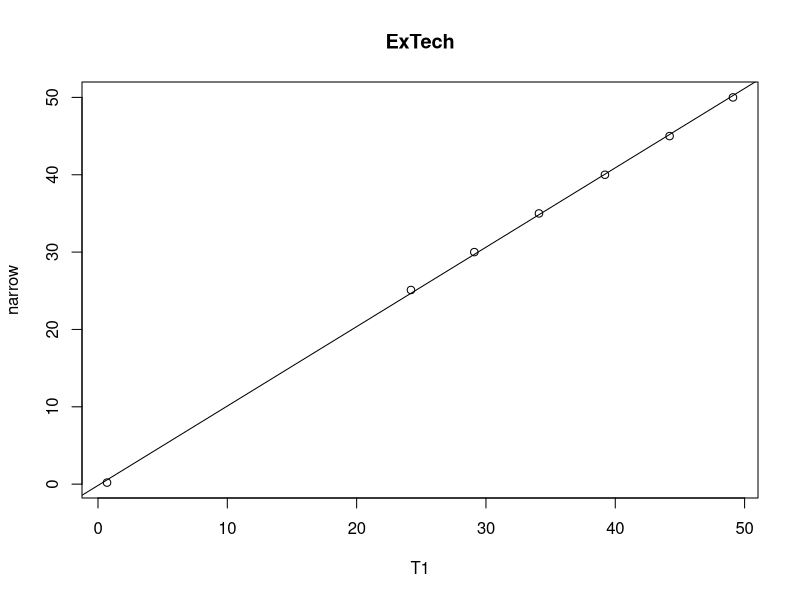
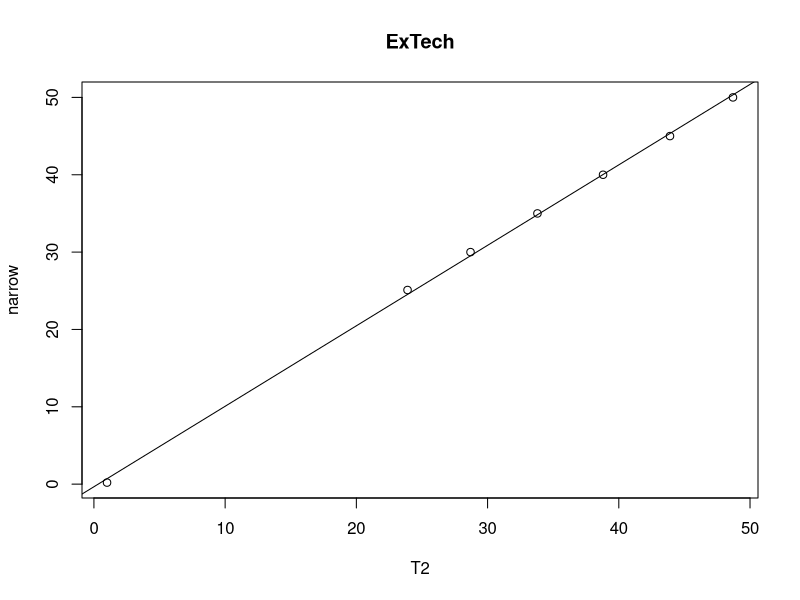
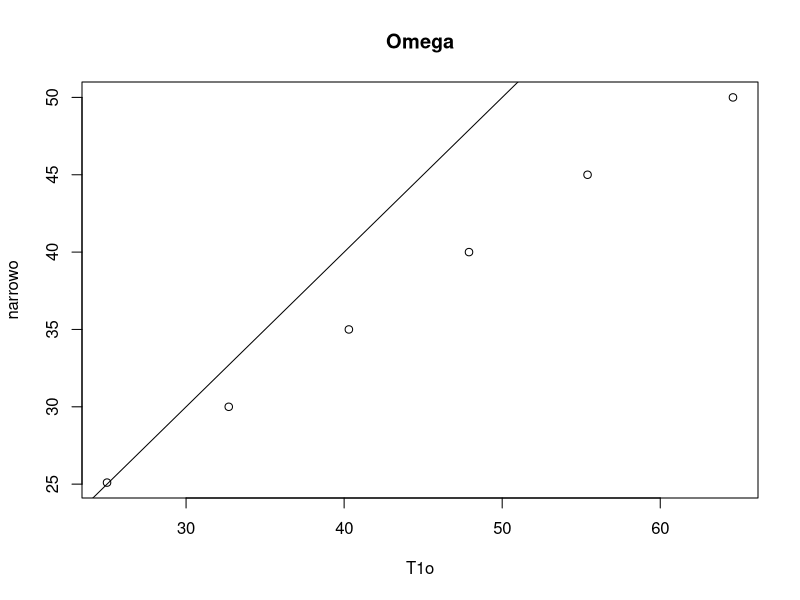
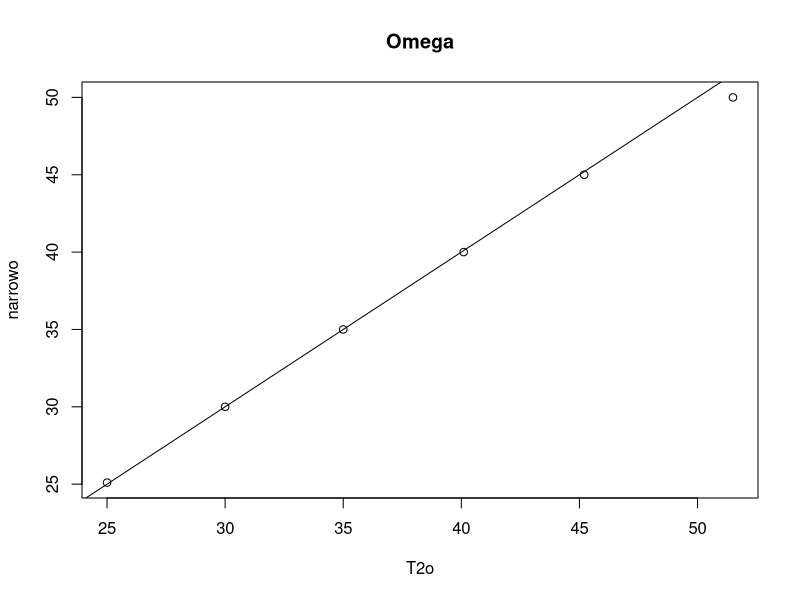

The R source for these figures, in order:
## ---- chunk 1
settemp<- c(0, 25, 30, 35, 40, 45, 50)
T1 <- c(0.7, 24.2, 29.1, 34.1, 39.2, 44.2, 49.1)
T2 <- c(1, 23.9, 28.7, 33.8, 38.8, 43.9, 48.7)
wide <- c(0, 25.05, 30, 35, 40, 45, 50)
narrow <- c(0.2, 25.1, 30, 35, 40, 45, 50)

fit<-lm(narrow~T1)
summary(fit)
plot(T1, narrow, main = "ExTech")
abline(fit)

fit2<-lm(narrow~T2)
summary(fit2)
plot(T2, narrow, main = "ExTech")
abline(fit2)
## ---- chunk 2
settemp<- c(25, 30, 35, 40, 45, 50)
T1o <- c(25, 32.7, 40.3, 47.9, 55.4, 64.6)
T2o <- c(25, 30, 35, 40.1, 45.2, 51.5)
wideo <- c(25.05, 30, 35, 40, 45, 50)
narrowo <- c(25.1, 30, 35, 40, 45, 50)

fito<-lm(narrow~T1)
summary(fito)
plot(T1o, narrowo, main = "Omega")
abline(0,1)

fit2o<-lm(narrow~T2)
summary(fit2o)
plot(T2o, narrowo, main = "Omega")
abline(0,1)
